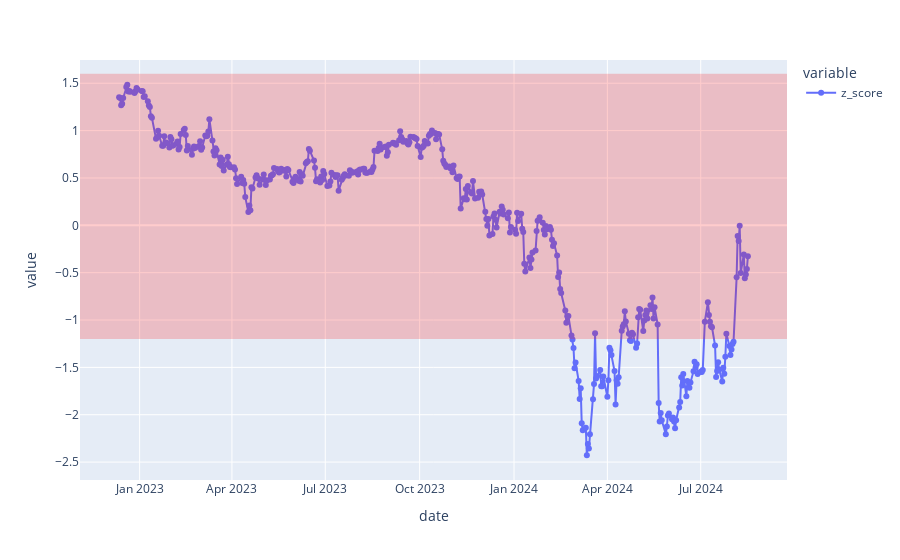
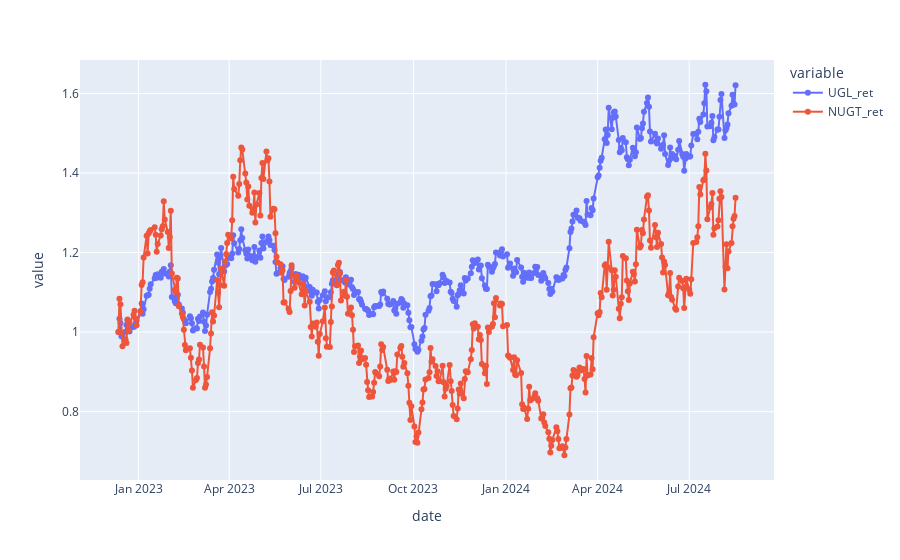

Write notebook code for charts like these, in order.
### Code cell
import plotly.express as px
#df = px.data.gapminder().query("continent == 'Oceania'")
import plotly as py
import plotly.graph_objs as go
import plotly.offline as offline_py

offline_py.init_notebook_mode(connected=True)
df_test = pd.DataFrame(z_score, columns=["z_score"])

fig = px.scatter(df_test)

fig.update_traces(mode='markers+lines')
fig.add_hrect(y0=-1.2, y1=1.6, line_width=0, fillcolor="red", opacity=0.2)
fig.show()

ret1 = cumreturns["UGL"]
ret2 = cumreturns["NUGT"]

df_fig3 = pd.DataFrame()
df_fig3["UGL_ret"] = ret1
df_fig3["NUGT_ret"] = ret2

fig3 = px.scatter(df_fig3)

fig3.update_traces(mode='markers+lines')

fig3.show()

### Figure 1 — Plotly figure (JSON) as saved in the notebook; plotly's stock layout.template omitted (floating-point values rounded to 4 significant figures; data arrays with more than 128 entries replaced by an {"elided": "..."} marker saying what was removed)
{"data": [{"hovertemplate": "variable=z_score<br>date=%{x}<br>value=%{y}<extra></extra>", "legendgroup": "z_score", "marker": {"color": "#636efa", "symbol": "circle"}, "mode": "markers+lines", "name": "z_score", "orientation": "v", "showlegend": true, "type": "scatter", "x": {"elided": "422 str values"}, "xaxis": "x", "y": {"elided": "422 float values"}, "yaxis": "y"}], "layout": {"autosize": true, "legend": {"title": {"text": "variable"}, "tracegroupgap": 0}, "margin": {"t": 60}, "shapes": [{"fillcolor": "red", "line": {"width": 0}, "opacity": 0.2, "type": "rect", "x0": 0, "x1": 1, "xref": "x domain", "y0": -1.2, "y1": 1.6, "yref": "y"}], "xaxis": {"anchor": "y", "autorange": true, "domain": [0, 1], "range": ["2022-11-04 18:16:49.3458", "2024-09-22 05:43:10.6542"], "title": {"text": "date"}, "type": "date"}, "yaxis": {"anchor": "x", "autorange": true, "domain": [0, 1], "range": [-2.731, 1.787], "title": {"text": "value"}, "type": "linear"}}}

### Figure 2 — Plotly figure (JSON) as saved in the notebook; plotly's stock layout.template omitted (floating-point values rounded to 4 significant figures; data arrays with more than 128 entries replaced by an {"elided": "..."} marker saying what was removed)
{"data": [{"hovertemplate": "variable=UGL_ret<br>date=%{x}<br>value=%{y}<extra></extra>", "legendgroup": "UGL_ret", "marker": {"color": "#636efa", "symbol": "circle"}, "mode": "markers+lines", "name": "UGL_ret", "orientation": "v", "showlegend": true, "type": "scatter", "x": {"elided": "422 str values"}, "xaxis": "x", "y": {"elided": "422 float values"}, "yaxis": "y"}, {"hovertemplate": "variable=NUGT_ret<br>date=%{x}<br>value=%{y}<extra></extra>", "legendgroup": "NUGT_ret", "marker": {"color": "#EF553B", "symbol": "circle"}, "mode": "markers+lines", "name": "NUGT_ret", "orientation": "v", "showlegend": true, "type": "scatter", "x": {"elided": "422 str values"}, "xaxis": "x", "y": {"elided": "422 float values"}, "yaxis": "y"}], "layout": {"autosize": true, "legend": {"title": {"text": "variable"}, "tracegroupgap": 0}, "margin": {"t": 60}, "xaxis": {"anchor": "y", "autorange": true, "domain": [0, 1], "range": ["2022-11-04 13:09:41.5716", "2024-09-22 10:50:18.4284"], "title": {"text": "date"}, "type": "date"}, "yaxis": {"anchor": "x", "autorange": true, "domain": [0, 1], "range": [0.6182, 1.694], "title": {"text": "value"}, "type": "linear"}}}
